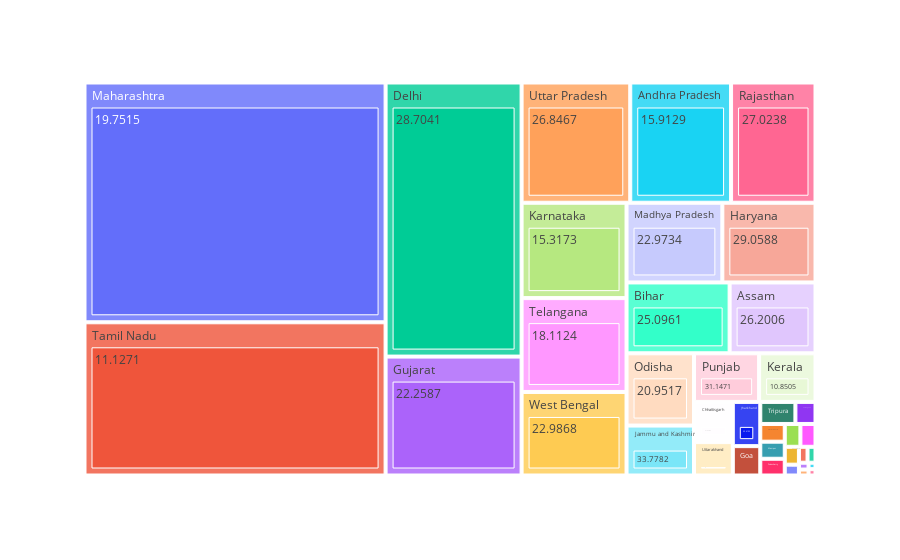

The cell this chart's notebook holds for it:
### Code cell
px.treemap(
    data_frame=data,
    path=['Name of State / UT','Latitude'],
    values='Cured/Discharged/Migrated'
)

### Figure 1 — Plotly figure (JSON) as saved in the notebook; plotly's stock layout.template omitted (floating-point values rounded to 4 significant figures)
{"data": [{"branchvalues": "total", "domain": {"x": [0, 1], "y": [0, 1]}, "hovertemplate": "labels=%{label}<br>Cured/Discharged/Migrated=%{value}<br>parent=%{parent}<br>id=%{id}<extra></extra>", "ids": ["Telangana***/0.0", "Kerala/10.8505", "Tamil Nadu/11.1271", "Andaman and Nicobar Islands/11.7401", "Puducherry/11.9416", "Goa/15.2993", "Karnataka/15.3173", "Andhra Pradesh/15.9129", "Telangana/18.1124", "Telengana/18.1124", "Maharashtra/19.7515", "Dadra and Nagar Haveli and Daman and Diu/20.1809", "Odisha/20.9517", "Chhattisgarh/21.2787", "Gujarat/22.2587", "Madhya Pradesh/22.9734", "West Bengal/22.9868", "Mizoram/23.1645", "Jharkhand/23.6102", "Tripura/23.9408", "Manipur/24.6637", "Bihar/25.0961", "Meghalaya/25.467", "Nagaland/26.1584", "Assam/26.2006", "Uttar Pradesh/26.8467", "Rajasthan/27.0238", "Sikkim/27.533", "Arunachal Pradesh/28.218000000000004", "Delhi/28.7041", "Haryana/29.0588", "Uttarakhand/30.0668", "Chandigarh/30.7333", "Union Territory of Chandigarh/30.7333", "Himachal Pradesh/31.1048", "Punjab/31.1471", "Jammu and Kashmir/33.7782", "Union Territory of Jammu and Kashmir/33.7782", "Ladakh/34.2996", "Union Territory of Ladakh/34.2996", "Andaman and Nicobar Islands", "Andhra Pradesh", "Arunachal Pradesh", "Assam", "Bihar", "Chandigarh", "Chhattisgarh", "Dadra and Nagar Haveli and Daman and Diu", "Delhi", "Goa", "Gujarat", "Haryana", "Himachal Pradesh", "Jammu and Kashmir", "Jharkhand", "Karnataka", "Kerala", "Ladakh", "Madhya Pradesh", "Maharashtra", "Manipur", "Meghalaya", "Mizoram", "Nagaland", "Odisha", "Puducherry", "Punjab", "Rajasthan", "Sikkim", "Tamil Nadu", "Telangana", "Telangana***", "Telengana", "Tripura", "Union Territory of Chandigarh", "Union Territory of Jammu and Kashmir", "Union Territory of Ladakh", "Uttar Pradesh", "Uttarakhand", "West Bengal"], "labels": ["0.0", "10.8505", "11.1271", "11.7401", "11.9416", "15.2993", "15.3173", "15.9129", "18.1124", "18.1124", "19.7515", "20.1809", "20.9517", "21.2787", "22.2587", "22.9734", "22.9868", "23.1645", "23.6102", "23.9408", "24.6637", "25.0961", "25.467", "26.1584", "26.2006", "26.8467", "27.0238", "27.533", "28.218000000000004", "28.7041", "29.0588", "30.0668", "30.7333", "30.7333", "31.1048", "31.1471", "33.7782", "33.7782", "34.2996", "34.2996", "Andaman and Nicobar Islands", "Andhra Pradesh", "Arunachal Pradesh", "Assam", "Bihar", "Chandigarh", "Chhattisgarh", "Dadra and Nagar Haveli and Daman and Diu", "Delhi", "Goa", "Gujarat", "Haryana", "Himachal Pradesh", "Jammu and Kashmir", "Jharkhand", "Karnataka", "Kerala", "Ladakh", "Madhya Pradesh", "Maharashtra", "Manipur", "Meghalaya", "Mizoram", "Nagaland", "Odisha", "Puducherry", "Punjab", "Rajasthan", "Sikkim", "Tamil Nadu", "Telangana", "Telangana***", "Telengana", "Tripura", "Union Territory of Chandigarh", "Union Territory of Jammu and Kashmir", "Union Territory of Ladakh", "Uttar Pradesh", "Uttarakhand", "West Bengal"], "name": "", "parents": ["Telangana***", "Kerala", "Tamil Nadu", "Andaman and Nicobar Islands", "Puducherry", "Goa", "Karnataka", "Andhra Pradesh", "Telangana", "Telengana", "Maharashtra", "Dadra and Nagar Haveli and Daman and Diu", "Odisha", "Chhattisgarh", "Gujarat", "Madhya Pradesh", "West Bengal", "Mizoram", "Jharkhand", "Tripura", "Manipur", "Bihar", "Meghalaya", "Nagaland", "Assam", "Uttar Pradesh", "Rajasthan", "Sikkim", "Arunachal Pradesh", "Delhi", "Haryana", "Uttarakhand", "Chandigarh", "Union Territory of Chandigarh", "Himachal Pradesh", "Punjab", "Jammu and Kashmir", "Union Territory of Jammu and Kashmir", "Ladakh", "Union Territory of Ladakh", "", "", "", "", "", "", "", "", "", "", "", "", "", "", "", "", "", "", "", "", "", "", "", "", "", "", "", "", "", "", "", "", "", "", "", "", "", "", "", ""], "type": "treemap", "values": [40334, 309190, 5204625, 7390, 46200, 91072, 1129397, 1367852, 1111473, 49991, 8145889, 15448, 550093, 175921, 1824579, 861462, 989262, 6457, 137187, 87413, 47164, 823991, 5050, 17347, 686672, 1474322, 1145351, 4993, 14309, 4205359, 837562, 146167, 28599, 0, 48883, 357019, 380051, 0, 38875, 0, 7390, 1367852, 14309, 686672, 823991, 28599, 175921, 15448, 4205359, 91072, 1824579, 837562, 48883, 380051, 137187, 1129397, 309190, 38875, 861462, 8145889, 47164, 5050, 6457, 17347, 550093, 46200, 357019, 1145351, 4993, 5204625, 1111473, 40334, 49991, 87413, 0, 0, 0, 1474322, 146167, 989262]}], "layout": {"legend": {"tracegroupgap": 0}, "margin": {"t": 60}}}
